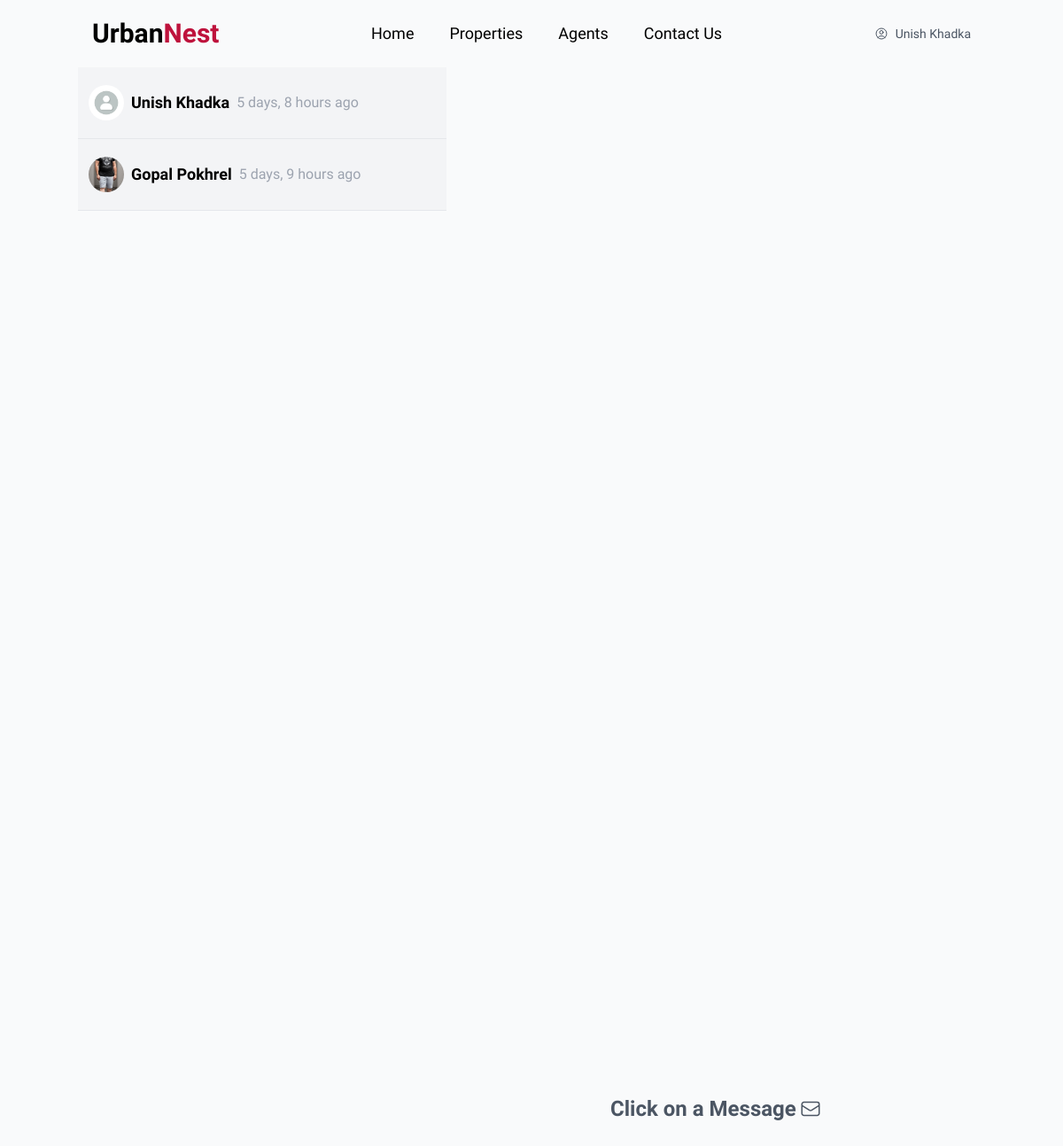
Page /inbox/ (signed in) on the committed database.
### users/models.py (models this page shows, shortened)
class CustomUser(AbstractBaseUser, PermissionsMixin):
    id = models.CharField(
        _("ID"), primary_key=True, max_length=22, default=shortuuid.uuid, editable=False
    )
    email = models.EmailField(_("Email Address"), unique=True)
    full_name = models.CharField(_("Full Name"), max_length=100)
    phone = models.CharField(_("Phone Number"), max_length=15, null=True, blank=True)
    profile_image = models.ImageField(
        _("Profile Image"),
        upload_to="profile/",
        default="profile/default.png",
        null=True,
        blank=True,
    )
    is_active = models.BooleanField(_("Is Active"), default=True)
    is_staff = models.BooleanField(_("Is Staff"), default=False)
    is_agent = models.BooleanField(_("Is Agent"), default=False)
    date_joined = models.DateTimeField(_("Date Joined"), default=timezone.now)
    objects = CustomUserManager()
    USERNAME_FIELD = "email"
    REQUIRED_FIELDS = ["full_name"]
    class Meta:
        verbose_name = _("User")
        verbose_name_plural = _("Users")
        ordering = ["-date_joined"]

### spacenest/models.py (models this page shows, shortened)
class Mailbox(models.Model):
    id = models.CharField(
        _("ID"), primary_key=True, max_length=22, default=shortuuid.uuid, editable=False
    )
    sender = models.ForeignKey(
        User, on_delete=models.CASCADE, related_name="sent_messages_mailbox"
    )
    receiver = models.ForeignKey(
        User, on_delete=models.CASCADE, related_name="received_messages_mailbox"
    )
    phone = models.CharField(_("Phone"), max_length=120, null=True, blank=True)
    date = models.CharField(_("Date"), max_length=120, null=True, blank=True)
    created_at = models.DateTimeField(_("Sent Date"), auto_now_add=True)
    class Meta:
        verbose_name_plural = "Mailbox"
        ordering = ["-created_at"]

### spacenest/views.py (the view, shortened to what this page needs)
# urls.py: path("inbox/", inbox, name="inbox"),
def inbox(request):
    mailboxes = Mailbox.objects.select_related("sender", "receiver").filter(
        Q(receiver=request.user) | Q(sender=request.user)
    )
    context = {
        "mailboxes": [
            {
                "mailbox": mailbox,
                "opposite_user": (
                    mailbox.receiver
                    if mailbox.sender == request.user
                    else mailbox.sender
                ),
            }
            for mailbox in mailboxes
        ],
    }
    return render(request, "spacenest/inbox.html", context)

### spacenest/context_processors.py (called while the page is built)
def inbox(request):
    mails = None
    if request.user.is_authenticated:
        try:
            mails = Mailbox.objects.filter(receiver=request.user)
            return {"mails": mails}
        except Mailbox.DoesNotExist:
            return {"mails": 0}
    return {"mails": mails}

### spacenest/templates/spacenest/inbox.html (shortened to what this page needs)
{% extends "main.html" %} {% block content %}
<main class="hidden md:flex w-full min-h-screen container mx-auto">
  <div class="md:w-[700px]">{% include "spacenest/inbox_sidebar.html" %}</div>
  <div class="flex items-center w-full justify-center">
    <h1 class="flex items-center gap-1 text-2xl font-bold text-gray-600">
      <span>Click on a Message </span
      >
    </h1>
  </div>
</main>
{% endblock content %}

### templates/navbar.html (shortened to what this page needs)
<nav class="container mx-auto z-10 px-4" id="navbar">
  <div class="relative flex items-center justify-between py-5">
    <a href="{% url 'index' %}" class="text-3xl font-bold">
      Urban<span class="text-rose-700">Nest</span>
    </a>
    <div class="hidden lg:flex items-center space-x-10">
      <a href="{% url 'index' %}" class="text-lg hover:text-rose-700">Home</a>
      <a href="{% url 'properties' %}" class="text-lg hover:text-rose-700"
        >Properties</a
      >
      <a href="{% url 'agents' %}" class="text-lg hover:text-rose-700"
        >Agents</a
      >
      <a href="{% url 'contact' %}" class="text-lg hover:text-rose-700"
        >Contact Us</a
      >
    </div>
    <div class="hidden lg:flex items-center space-x-6">
      {% if request.user.is_authenticated %}
      <button
        id="user-menu-toggle"
        class="py-2 text-sm text-gray-600 hover:bg-gray-50 hover:text-gray-700 cursor-pointer rounded-md flex items-center gap-2"
      >
        <span>{{ request.user.full_name }}</span>
      </button>
      {% endif %}
    </div>
  </div>
</nav>

### spacenest/templates/spacenest/inbox_sidebar.html (shortened to what this page needs)
<section class="flex flex-col w-full bg-gray-50 md:min-h-screen overflow-y-scroll">
    <div class="divide-y">
 {% if mailboxes %}
 <div class="transition bg-gray-100">
  {% for item in mailboxes %}
  <a href="{% url 'inbox_single' item.mailbox.id %}">
      <div class="flex justify-between items-center py-5 px-3 border-b hover:bg-indigo-100">
          <div class="flex items-center gap-2">
              <img src="{{ item.opposite_user.profile_image.url }}" alt="profile" class="w-10 h-10 rounded-full object-cover">
              <div>
                  <h3 class="text-lg font-semibold">{{ item.opposite_user.full_name }}</h3>
              </div>
              <p class="text-md text-gray-400">{{ item.mailbox.created_at|timesince }} ago</p>
          </div>
      </div>
  </a>
  {% endfor %}
 {% endif %}
    </div>
  </section>

### rows in the picture
CustomUser: user.full_name "Unish Khadka"
Mailbox: opposite_user.profile_image (placeholder picture), opposite_user.full_name "Unish Khadka", mailbox.created_at "5 days, 8 hours"
Mailbox: opposite_user.profile_image (picture), opposite_user.full_name "Gopal Pokhrel", mailbox.created_at "5 days, 9 hours"
